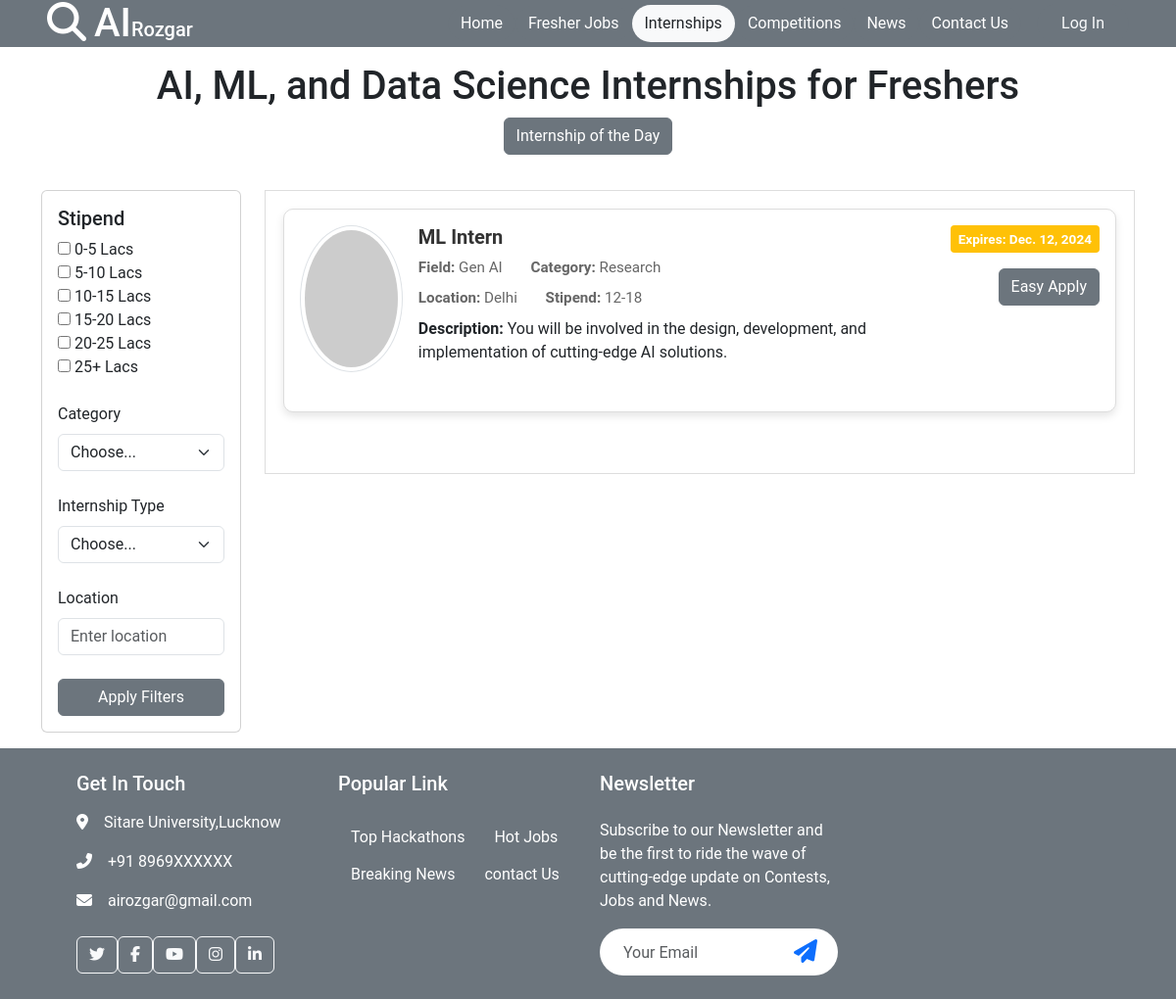
/internship/, run on an earlier commit of the app's database.
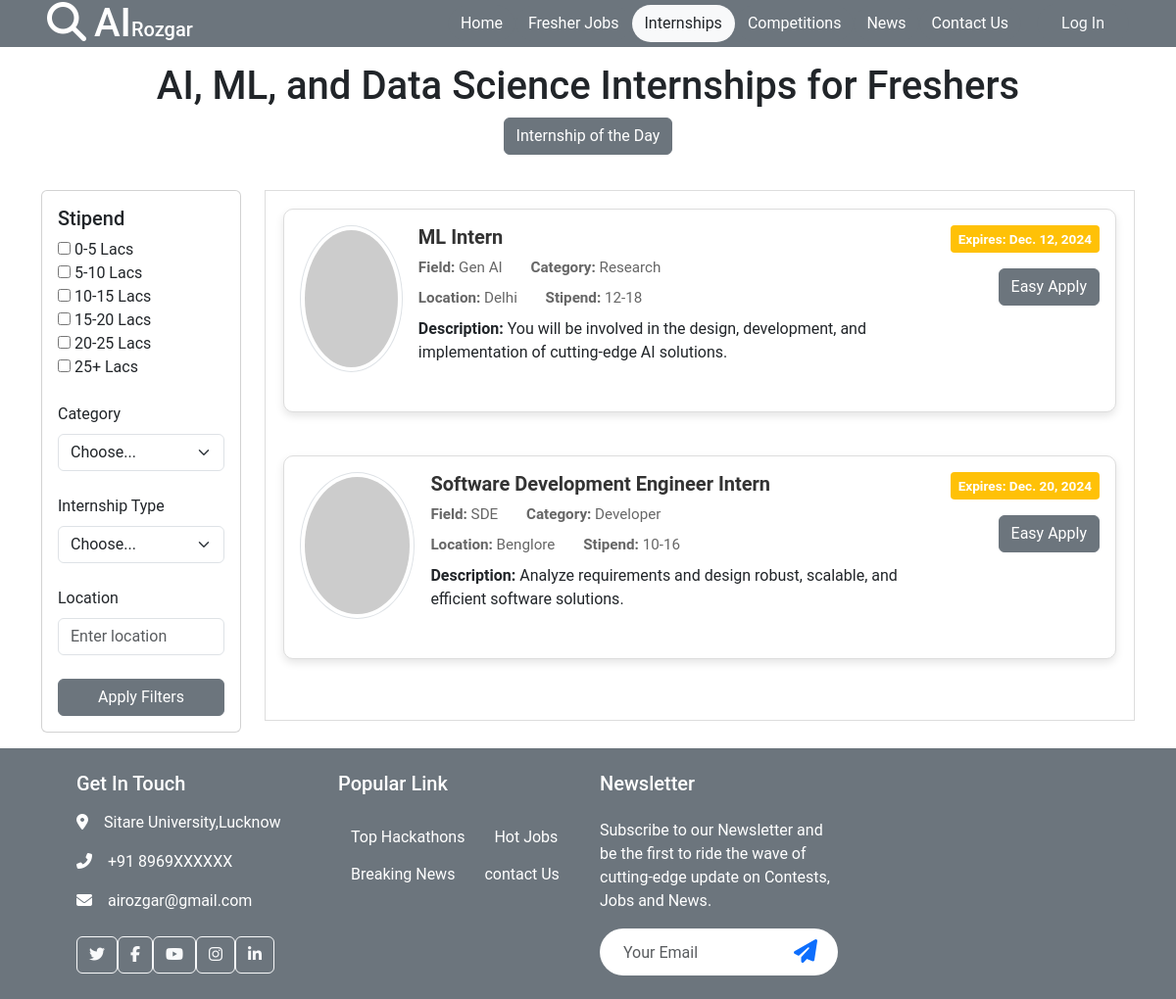
And on a later commit of the database.
### home/models.py (models this page shows, shortened)
class Internship(models.Model):
    company = models.ForeignKey(Company, on_delete=models.CASCADE)
    title = models.CharField(max_length=255, default='Internship')
    description = models.TextField()
    field = models.CharField(max_length=255)
    category = models.CharField(max_length=255)
    stipend = models.CharField(max_length=20)
    location = models.CharField(max_length=255)
    expiry_date = models.DateField()
    created_date = models.DateField(auto_now_add=True)
    skills = models.TextField()
    student_applied = models.JSONField()  # To store hashmap of students applied

### home/views.py (the view, shortened to what this page needs)
# urls.py: path('internship/', internship, name='internship'),
def internship(request):
    stipend_ranges = request.GET.getlist('stipend', [])
    category = request.GET.get('category', '')
    internship_type = request.GET.get('internship_type', '')
    location = request.GET.get('location', '')
    internships = Internship.objects.all()
    if category:
        internships = internships.filter(category__icontains=category)
    if internship_type:
        internships = internships.filter(type__icontains=internship_type)
    if location:
        internships = internships.filter(location__icontains=location)
    return render(request, 'internship.html', {'internships': internships})

### home/templates/internship.html (shortened to what the changed rows need)
{% extends 'base.html' %}
{% block start %}
<div class="container-xxl hero-header">
    <div class="container py-3">
        <div class="row g-5">
            <div class="col-12 text-center">
                <h1>AI, ML, and Data Science Internships for Freshers</h1>
            </div>
        </div>
    </div>
</div>
<div class="container-fluid">
    <div class="container">
        <div class="row">
            <div class="col-md-9 internship-cards-section">
                <div class="scrollable-container">
                    <div class="row" id="internship-list">
                        {% for internship in internships %}
                        <div class="col-md-12 mb-4 internship-item"
                             data-stipend="{{ internship.stipend }}"
                             data-category="{{ internship.category }}"
                             data-location="{{ internship.location }}"
                             data-internship-type="{{ internship.type }}">
                            <div class="card internship-card p-3">
                                <div class="d-flex align-items-start">
                                    {% if company.profile_picture %}
                                    <div class="text-center mb-4">
                                        <img src="{{ company.profile_picture.url }}" alt="Profile Picture" class="rounded-circle img-thumbnail" style="width: 150px; height: 150px; object-fit: cover;">
                                    </div>
                                    {% else %}
                                    <div class="text-center mb-4">
                                        <img src="https://via.placeholder.com/150" alt="Default Profile Picture" class="rounded-circle img-thumbnail" style="width: 150px; height: 150px; object-fit: cover;">
                                    </div>
                                    {% endif %}
                                    <div class="internship-info flex-grow-1 ms-3">
                                        <h5 class="internship-title">{{ internship.title }}</h5>
                                        <div class="internship-details mt-2">
                                            <span><strong>Field:</strong> {{ internship.field }}</span>
                                            <span><strong>Category:</strong> {{ internship.category }}</span>
                                        </div>
                                        <div class="internship-details mt-2">
                                            <span><strong>Location:</strong> {{ internship.location }}</span>
                                            <span><strong>Stipend:</strong> {{ internship.stipend }}</span>
                                        </div>
                                        <div class="internship-description mt-2">
                                            <strong>Description: </strong>{{ internship.description }}
                                        </div>
                                    </div>
                                    <div class="action-section text-end">
                                        <div class="expiry-date bg-warning text-white">
                                            Expires: {{ internship.expiry_date }}
                                        </div>
                                        <div class="mt-3">
                                            <a href="{% url 'apply_internship' internship.id %}" class="btn btn-secondary">Easy Apply</a>
                                        </div>
                                    </div>
                                </div>
                            </div>
                        </div>
                        {% empty %}
                        <div class="col-md-12">
                            <p>No internships available at the moment.</p>
                        </div>
                        {% endfor %}
                    </div>
                </div>
            </div>
        </div>
    </div>
</div>
{% endblock %}

What changed in the data, as far as the page shows it:
added Internship: title "Software Development Engineer Intern", field "SDE", category "Developer", location "Benglore", stipend "10-16", description "Analyze requirements and design robust, scalable, and efficient software solutions.", expiry_date "Dec. 20, 2024"
